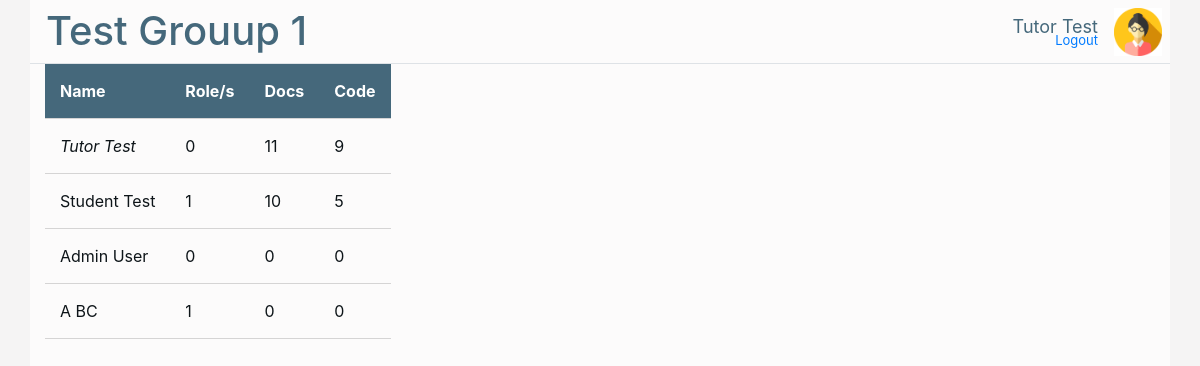
/dashboard/1/1/ (signed in), run on the app's committed database.
### tracker_app/models.py (models this page shows)
class Group(models.Model):
    groupName = models.CharField(max_length = 30)
    unitCode = models.CharField(max_length = 7)

class TaskCategory(models.Model):
    categoryName = models.CharField(max_length = 30)
    description = models.TextField()
    submitted = models.BooleanField()
    date = models.DateField()
    group = models.ForeignKey(Group, on_delete=models.CASCADE, null=True, blank=True)

class GroupMember(models.Model):
    roles = models.CharField(validators=[int_list_validator], max_length=10)
    person = models.ForeignKey(User, on_delete=models.CASCADE, null=True, blank=True)
    group = models.ForeignKey(Group, on_delete=models.CASCADE, null=True, blank=True)

### tracker_app/views.py (the view)
# urls.py: path('dashboard/<int:group_id>/', views.groupdash, name='groupdash'),
def groupdash(request, group_id, mem_id = -1):
    if (request.user is None) or (not request.user.is_authenticated):       # Always ensure we have a user
        return redirect('/login/')
    staff = request.user.groups.filter(name = "Editors").exists()
    mem = None
    user_mem = None
    members = []
    try:
        g = models.Group.objects.get(pk = group_id)
        mems = list(models.GroupMember.objects.filter(group = g))
        tasks = list(models.TaskCategory.objects.filter(group = g))
        for mem in mems:
            if mem.person == request.user:
                user_mem = mem
                break
    except:                                     # Group doesn't exist, go back to userdash
        print("Group does not exist ", group_id)
        return redirect('/dashboard/')
    if (mem_id == -1) and (user_mem is not None):
        return redirect("/dashboard/{}/{}".format(group_id, user_mem.id))
    if user_mem is not None:
        owner = "0" in user_mem.roles
    else:
        owner = False
    if (user_mem is not None) and (mem_id != user_mem.id):
        if (not owner):
            return redirect("/dashboard/{}/{}".format(group_id, user_mem.id))
    members = []
    try:
        mem = models.GroupMember.objects.filter(group = g).get(pk = mem_id)
        for m in mems:
            m_tot = []
            entries = models.MemberEntry.objects.filter(groupMember = m)
            for t in tasks:
                val = 0
                for ent in list(entries.filter(category = t)):
                    val += ent.hoursSpent
                if  (m == user_mem) or (owner):
                    m_tot.append(val)
                else:
                    m_tot.append(" ")
            members.append((m, m_tot))
    except:                                     # Member does not exist, continue without any selection
        print("Member does not exist ", mem_id)
        return redirect("/dashboard/{}/".format(group_id))
    if (request.method == "POST") and (g is not None) and (mem is not None):
        return logtime(request, g, mem)
    return render(request, 'groupdash.html', {'group': g, 'members': members, 'tasks': tasks, 'active_member': mem, 'is_staff': staff, 'is_owner': owner, 'title': g.groupName})

### tracker_app/templates/groupdash.html (shortened to what this page needs)
{% extends "base.html" %}
{% block page_content %}
<table style="min-width: 40vh;">
    <tbody>
        <tr>
            <th>Name</th>
            <th>Role/s</th>
            {% for t in tasks %}
                <th>{{ t.categoryName }}</th>
            {% endfor %}
        </tr>
    {% for m in members %}
    <tr style='cursor: pointer; cursor: hand;' onclick="window.location='/dashboard/{{ group.pk }}/{{ m.0.pk }}/';">
        {% if active_member == m.0 %}
            <td class="selected-mem">{{ m.0.person.get_full_name }}</td>
            <td>{{ m.0.roles }}</td>
        {% else %}
            <td>{{ m.0.person.get_full_name }}</td>
            <td>{{ m.0.roles }}</td>
        {% endif %}
        {% for t in m.1 %}
            <td>{{ t }}</td>
        {% endfor %}
    </tr>
    {% endfor %}
</tbody>
</table>
{% endblock %}

### tracker_app/templates/base.html (shortened to what this page needs)
<!DOCTYPE html>
<html lang="en">
    <head>
        <link rel="stylesheet" href="https://stackpath.bootstrapcdn.com/bootstrap/4.5.2/css/bootstrap.min.css">
        {% load static %}
        <link rel="stylesheet" href="{% static 'style.css' %}">
    </head>
    <body style="background-color: var(--background0);">
        <div class="container" style="background-color: var(--background1); min-height: 100vh;">
            <div class="row  justify-content-center  header-height  border-bottom">
                <div class="col-12">
                    <div class="navbar-nav" style="display: block; position: absolute; right: 9vh; bottom: 0.6vh; margin: 0px; padding: 0px">
                        <a class="nav-item nav-link" href="{% url 'logout' %}" style="font-size: small;">Logout</a>
                    </div>
                    <h1 style="display: block; position: absolute; left: 2vh; bottom: 1vh; margin: 0px; padding: 0px; color:
                                var(--accent5); max-width: 80vh; overflow: hidden; text-overflow: ellipsis;">{{ title }}</h1>
                    <p style="display: block; position: absolute; right: 9vh; top: 1.6vh; margin: 0px; padding: 0px;
                                color: var(--accent5); font-size: large;">{{ request.user.get_full_name }}</p>
                    <div style="background: var(--accent2); border-radius: 100px; display: block; position: absolute; right:
                                1vh; width: 6vh; height: 6vh; top: 1vh;">
                        {% if user.is_superuser %}
                            <img width="100%" height="100%" src="{% static 'admin.png' %}">
                        {% else %}
                            {% if is_staff %}
                                <img width="100%" height="100%" src="{% static 'staff.png' %}">
                            {% else %}
                                <img width="100%" height="100%" src="{% static 'student.png' %}">
                            {% endif %}
                        {% endif %}
                        <a href="{% url 'profile' %}" style="cursor: pointer;">
                            <span class="group-span" style="width: 6vh; height: 6vh;"></span>
                        </a>
                    </div>
                </div>
            </div>
            <div class="row  justify-content-center  content-height">
                <div class="col-12  content-height">
                    {% block page_content %}{% endblock %}
                </div>
            </div>
        </div>
    </body>
</html>

### tracker_app/static/style.css (style rules this page uses)
:root { --background0: #f5f4f4; --background1: #fcfbfb; --background2: #ffffff; --background3: #d5d4d4; --accent0: #0e1519; --accent1: #32312c; --accent2: #187FA6; --accent3: #693464; --accent4: #c61a26; --accent5: #45687b; }
h1, h2, h3, h4, h5 { color: var(--accent0) }
body { color: var(--accent0) }
.header-height { min-height: 8%; max-height: 8%; height: 8%; min-height: 8vh; max-height: 8vh; height: 8vh; }
.content-height { min-height: 92%; max-height: 92%; height: 92%; min-height: 92vh; max-height: 92vh; height: 92vh; }
.border-bottom { border-style: solid; border-width: 0px 0px 2px 0px; border-color: var(--accent5); }
.group-span { position: absolute; top: 0; left: 0; z-index: 1000; display: inline; }
.selected-mem { font-style: italic; }
th, td { padding: 15px; text-align: left; border-bottom: 1px solid var(--background3) }
th { background-color: var(--accent5); color: white; }

### data on the page
Group: groupName "Test Grouup 1"
TaskCategory: categoryName "Docs"
TaskCategory: categoryName "Code"
GroupMember: person.last_name "Tutor Test", roles "0", 1 "11" "9"
GroupMember: person.last_name "Student Test", roles "1", 1 "10" "5"
GroupMember: person.last_name "Admin User", roles "0", 1 "0" "0"
GroupMember: person.last_name "A BC", roles "1", 1 "0" "0"

### other printed values
{{ request.user.get_full_name }} "Tutor Test"
